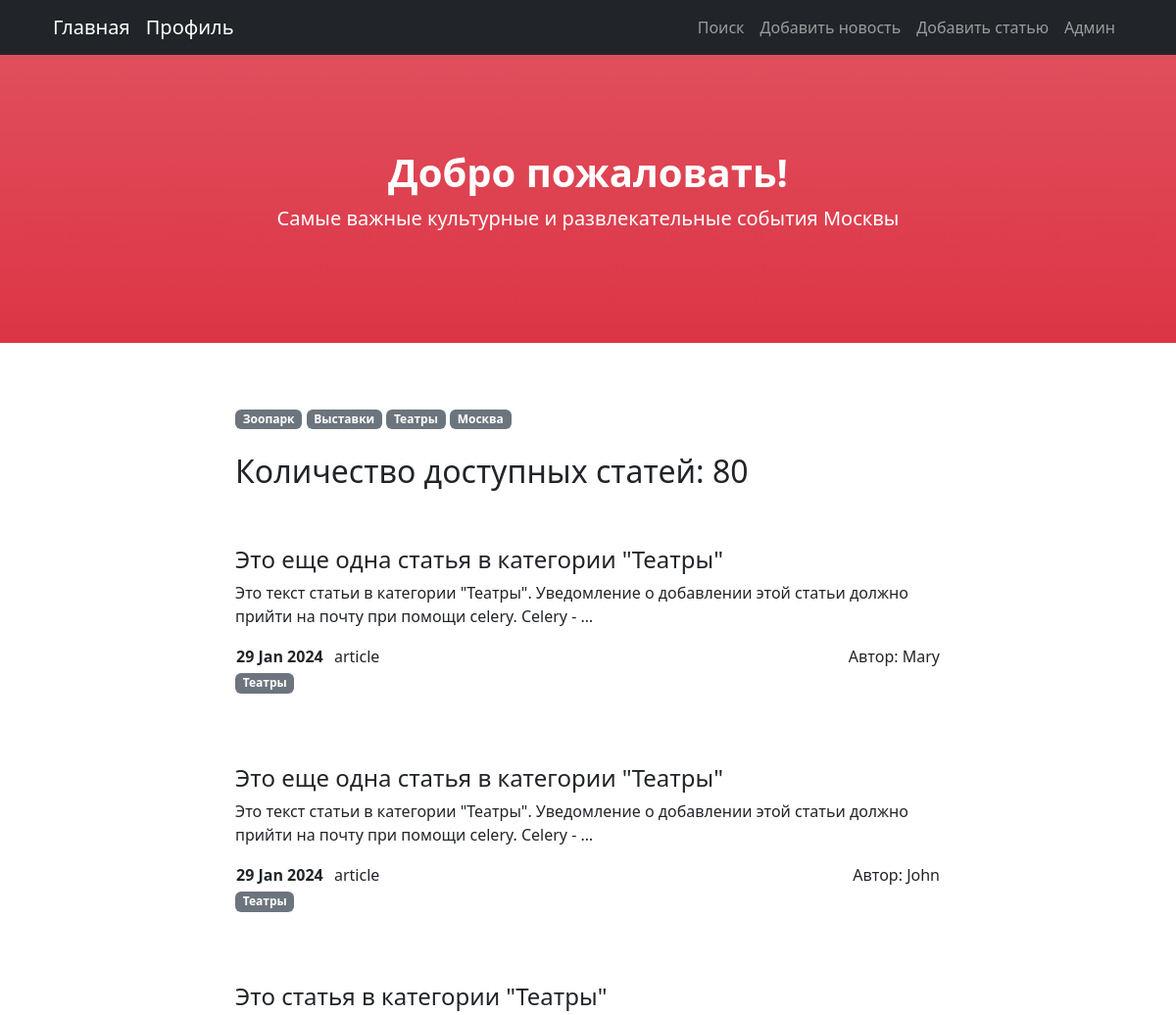
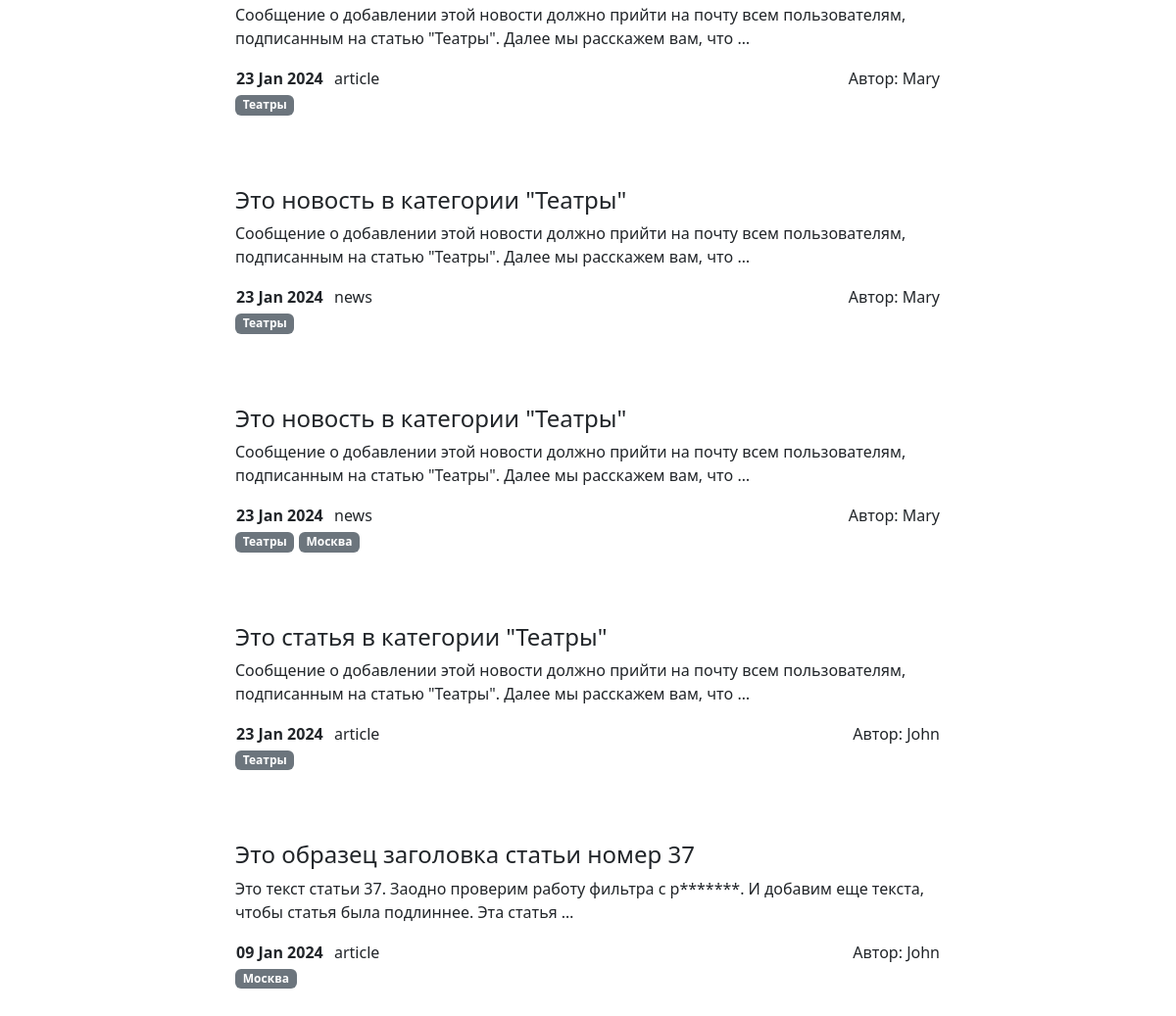
The page /news/ (upper part) on the database as committed earlier (2 pictures, top to bottom).
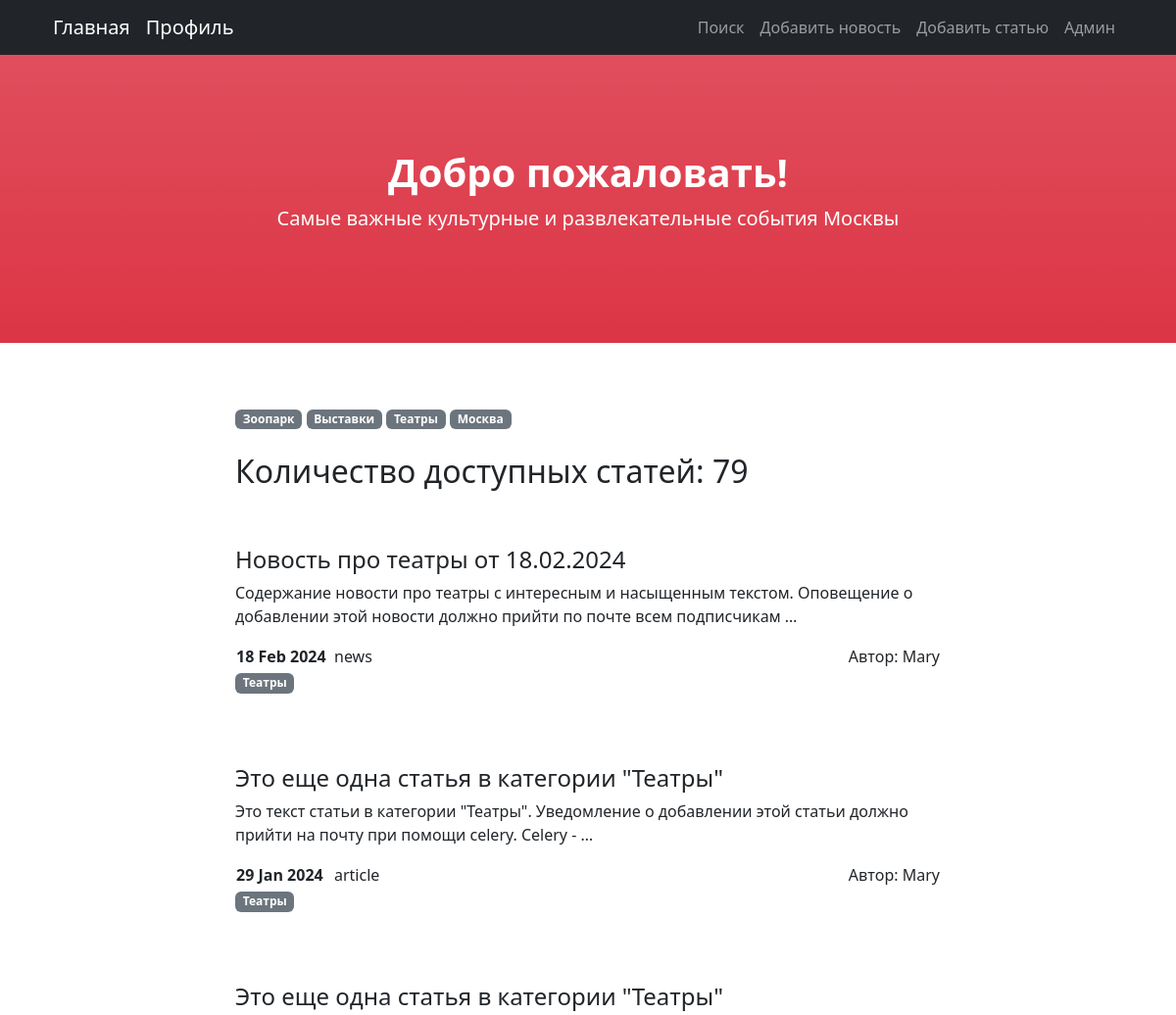
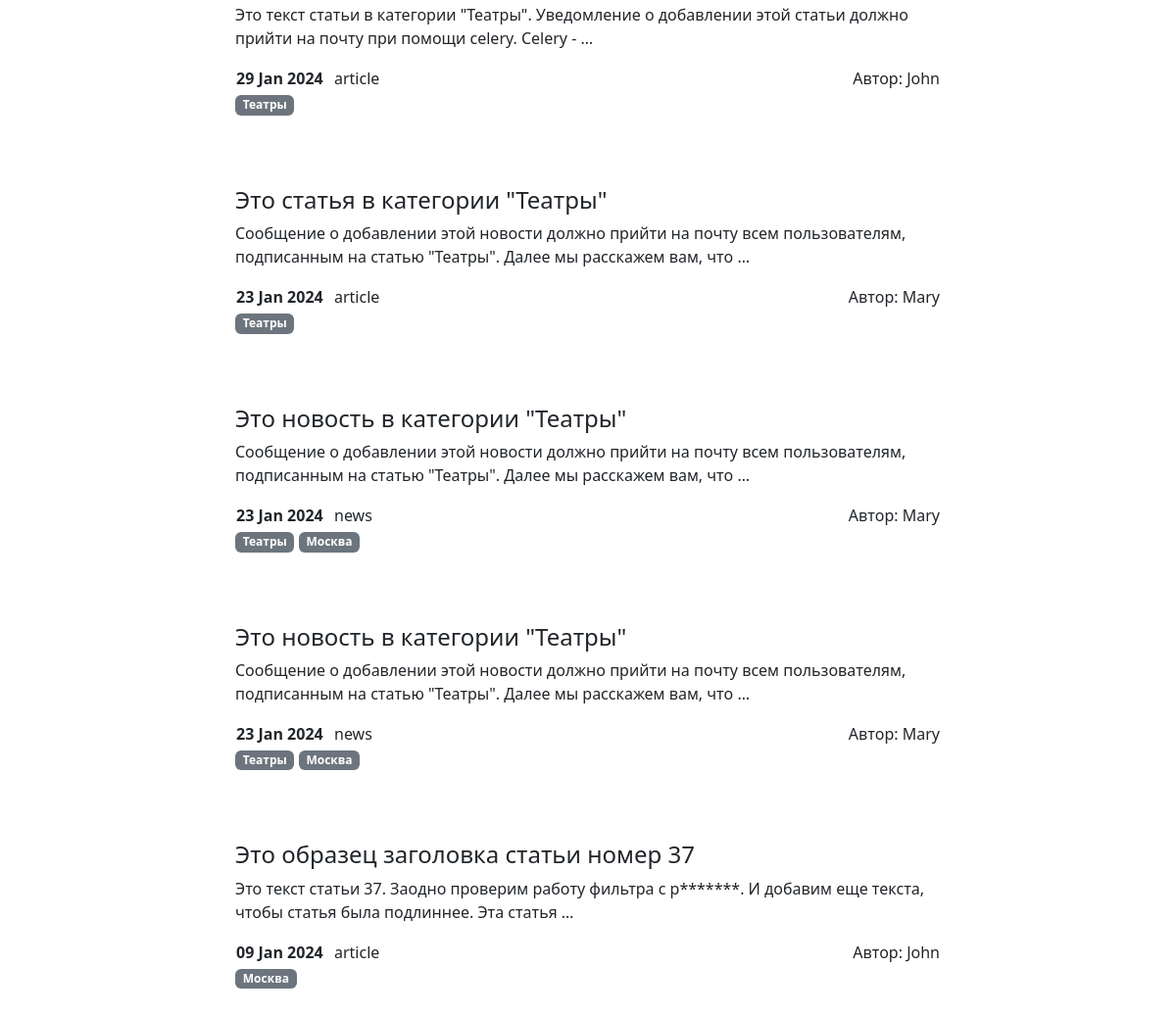
The same page on the database as committed later (2 pictures, top to bottom).
### News/models.py (models this page shows, shortened)
class Category(models.Model):
    name = models.CharField(max_length=150, unique=True)
    subscribers = models.ManyToManyField(User, blank=True, related_name='categories')
    def __str__(self):
        return self.name

class Post(models.Model):
    PREVIEW_LENGTH = 124
    news = 'NE'
    article = 'AR'
    ITEM_TYPE = [(news, 'news'),
                 (article, 'article')]
    type = models.CharField(max_length=2, choices=ITEM_TYPE, default=news)
    add_date = models.DateTimeField(auto_now_add=True)
    title = models.CharField(max_length=150)
    content = models.TextField()
    rating = models.IntegerField(default=0)
    author = models.ForeignKey(Author, on_delete=models.PROTECT)
    category = models.ManyToManyField(Category, through='PostCategory', related_name='posts_categories')
    def get_categories(self):
        cat_qs = self.category.all()
        return cat_qs

class Author(models.Model):
    rating = models.IntegerField(default=0)
    user = models.OneToOneField(User, on_delete=models.CASCADE)
    def __str__(self):
        return self.user.username

### News/views.py (the view)
# urls.py: path('', cache_page(60)(PostList.as_view()), name='post_list'),
class PostList(ListView):
    model = Post
    ordering = '-add_date'
    template_name = 'news.html'
    context_object_name = 'page_list'
    paginate_by = 10
    extra_context = {'posts': Post.objects.all()}
    def get_context_data(self, *, object_list=None, **kwargs):
        context = super().get_context_data(**kwargs)
        page = context['page_obj']
        context['all_categories'] = Category.objects.all()
        context['paginator_range'] = page.paginator.get_elided_page_range(
            page.number, on_each_side=1, on_ends=1)
        return context

### News/templatetags/custom_filters.py (called while the page is built)
def censor_repl(word: (re.Match, str)) -> (re.Match, str):
    if isinstance(word, re.Match):
        return word.group()[0] + '*' * (word.end() - word.start() - 1)
    elif isinstance(word, str):
        return word[0] + '*' * (len(word) - 1)
    else:
        raise CensorException('Filter can work only with str format')

@register.filter()
def censor(value: str) -> str:
    try:
        if not isinstance(value, str):
            raise CensorException('Filter can work only with str format')
        pattern = re.compile(fr"\b{BAD_WORD}[а-я]{{0,5}}\b", re.IGNORECASE)
        result = re.sub(pattern, censor_repl, value)
        return result
    except CensorException as error:
        print(error)
        pass

### News/templatetags/custom_tags.py (called while the page is built)
@register.simple_tag(takes_context=True)
def url_replace(context, **kwargs):
    d = context['request'].GET.copy()
    for k, v in kwargs.items():
        d[k] = v
    return d.urlencode()

### templates/news.html (shortened to what this page needs)
{% extends 'flatpages/default.html' %}
{% load custom_filters %}
{% block content %}
    {% load cache %}
    {% cache 600 categories_badges %}
        <div>
            {% for category in all_categories %}
                <a style="text-decoration: none" href="{% url 'categories' category.id %}">
                    <span class="badge text-bg-secondary">{{ category }}</span>
                </a>
            {% endfor %}
        </div>
    {% endcache %}
    <br>
    <h2>Количество доступных статей: {{ page_obj.paginator.count }}</h2>
    <br><br>
    {% if posts %}
        {% for post in page_obj %}
            <h4><a class="nav-link" href="/news/{{ post.pk }}">{{ post.title|censor }}</a></h4>
            <p>{{ post.content|truncatewords:20|censor }}</p>
            <table width="100%">
                <tr>
                    <td width="100"><b>{{ post.add_date|date:'d M Y' }}</b></td>
                    <td>{{ post.get_type_display }}</td>
                    <td align="right">Автор: {{ post.author }}</td>
                </tr>
            </table>
        <div>
            {% for category in post.get_categories %}
                <a style="text-decoration: none" href="{% url 'categories' category.id %}">
                    <span class="badge text-bg-secondary">{{ category }}</span>
                </a>
            {% endfor %}
        </div>
        <br><br><br>
        {% endfor %}
    {% else %}
        <h3>Извините, новостей сейчас нет!</h3>
    {% endif %}
{% endblock content %}

Rows that differ between the two databases and show on the page:
removed Post: title|censor "Это статья в категории \"Театры\"", content|censor "Сообщение о добавлении этой новости должно прийти на почту всем пользователям, подписанным на статью \"Театры\". Далее мы расскажем вам, что …", add_date "23 Jan 2024", type "article", author "John", Category (name "Театры")
added Post: title|censor "Новость про театры от 18.02.2024", content|censor "Содержание новости про театры с интересным и насыщенным текстом. Оповещение о добавлении этой новости должно прийти по почте всем подписчикам …", add_date "18 Feb 2024", type "news", author "Mary", Category (name "Театры")
changed Post (number 5 of 7 on the later page): gains Category (name "Москва")
Other text that changed with them:
{{ page_obj.paginator.count }}: "80" → "79"
